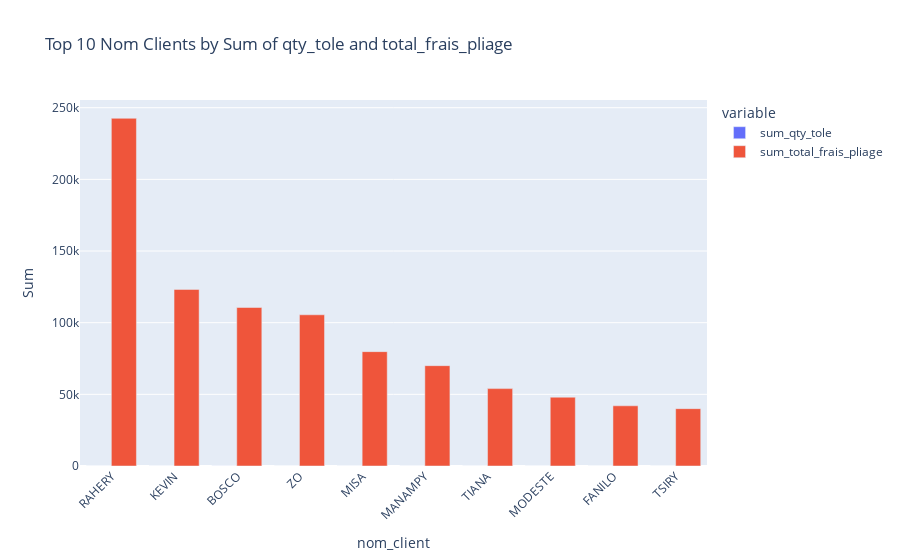

Here is the notebook cell this chart was saved with:
### Code cell
grouped_data = df1.groupby('nom_client')

# Step 2: Calculate the sum of 'qty_tole' and 'total_frais_pliage' for each 'nom_client'
sum_qty_tole = grouped_data['qty_tole'].sum()
sum_total_frais_pliage = grouped_data['total_frais_pliage'].sum()

# Step 3: Combine the sums into a new DataFrame
sum_df = pd.DataFrame({
    'sum_qty_tole': sum_qty_tole,
    'sum_total_frais_pliage': sum_total_frais_pliage
}).reset_index()

# Step 4: Sort the data based on the calculated sums in descending order
sum_df = sum_df.sort_values(by=['sum_total_frais_pliage','sum_qty_tole' ], ascending=False)

# Step 5: Extract the top 10 'nom_client' based on the sums
top_10_clients = sum_df.head(10)

# Step 6: Plot the results using Plotly Express
fig = px.bar(top_10_clients, x='nom_client', y=['sum_qty_tole', 'sum_total_frais_pliage'],
             title='Top 10 Nom Clients by Sum of qty_tole and total_frais_pliage',
             labels={'value': 'Sum'}, barmode='group')

fig.update_layout(xaxis_tickangle=-45)
fig.show()

### Figure 1 — Plotly figure (JSON) as saved in the notebook; plotly's stock layout.template omitted (floating-point values rounded to 4 significant figures)
{"data": [{"alignmentgroup": "True", "hovertemplate": "variable=sum_qty_tole<br>nom_client=%{x}<br>Sum=%{y}<extra></extra>", "legendgroup": "sum_qty_tole", "marker": {"color": "#636efa", "pattern": {"shape": ""}}, "name": "sum_qty_tole", "offsetgroup": "sum_qty_tole", "orientation": "v", "showlegend": true, "textposition": "auto", "type": "bar", "x": ["RAHERY", "KEVIN", "BOSCO", "ZO", "MISA", "MANAMPY", "TIANA", "MODESTE", "FANILO", "TSIRY"], "xaxis": "x", "y": [18.99, 9.5, 26, 2.75, 4.609, 6.36, 9.375, 4.707, 3, 2.5], "yaxis": "y"}, {"alignmentgroup": "True", "hovertemplate": "variable=sum_total_frais_pliage<br>nom_client=%{x}<br>Sum=%{y}<extra></extra>", "legendgroup": "sum_total_frais_pliage", "marker": {"color": "#EF553B", "pattern": {"shape": ""}}, "name": "sum_total_frais_pliage", "offsetgroup": "sum_total_frais_pliage", "orientation": "v", "showlegend": true, "textposition": "auto", "type": "bar", "x": ["RAHERY", "KEVIN", "BOSCO", "ZO", "MISA", "MANAMPY", "TIANA", "MODESTE", "FANILO", "TSIRY"], "xaxis": "x", "y": [242600, 123200, 110600, 105500, 79800, 70000, 54000, 48000, 42000, 40000], "yaxis": "y"}], "layout": {"barmode": "group", "legend": {"title": {"text": "variable"}, "tracegroupgap": 0}, "title": {"text": "Top 10 Nom Clients by Sum of qty_tole and total_frais_pliage"}, "xaxis": {"anchor": "y", "domain": [0, 1], "tickangle": -45, "title": {"text": "nom_client"}}, "yaxis": {"anchor": "x", "domain": [0, 1], "title": {"text": "Sum"}}}}
